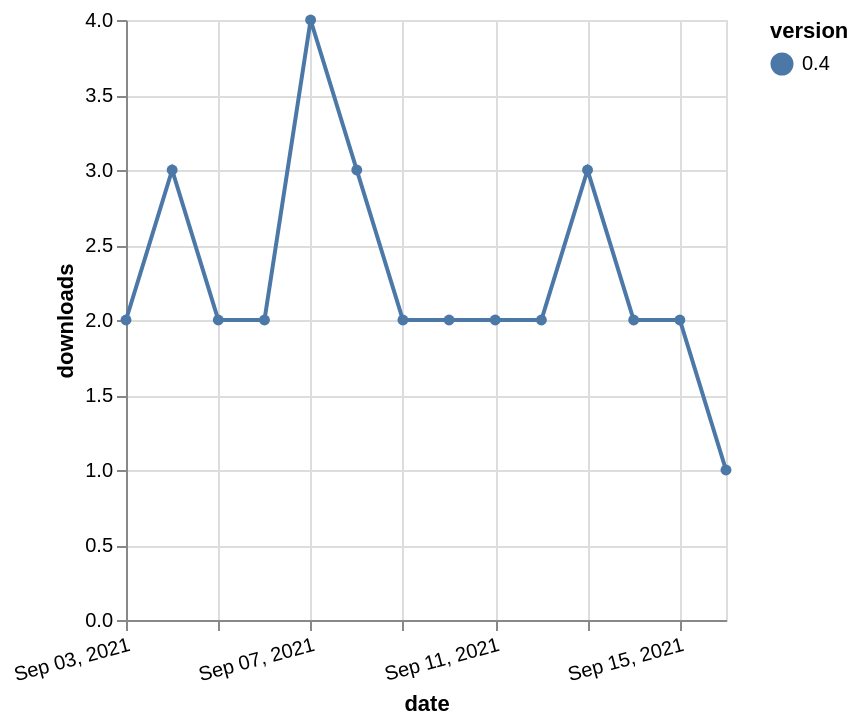

Vega-Lite specification stored for this chart:
### Vega-Lite specification from a JSON file in a GitHub repository (floating-point values rounded to 4 significant figures)
{"$schema": "https://vega.github.io/schema/vega-lite/v5.json", "description": "A simple bar chart with embedded data.", "data": {"values": [{"date": "2021-09-03", "total": 2265, "delta": 2, "version": "0.4"}, {"date": "2021-09-04", "total": 2268, "delta": 3, "version": "0.4"}, {"date": "2021-09-05", "total": 2270, "delta": 2, "version": "0.4"}, {"date": "2021-09-06", "total": 2272, "delta": 2, "version": "0.4"}, {"date": "2021-09-07", "total": 2276, "delta": 4, "version": "0.4"}, {"date": "2021-09-08", "total": 2279, "delta": 3, "version": "0.4"}, {"date": "2021-09-09", "total": 2281, "delta": 2, "version": "0.4"}, {"date": "2021-09-10", "total": 2283, "delta": 2, "version": "0.4"}, {"date": "2021-09-11", "total": 2285, "delta": 2, "version": "0.4"}, {"date": "2021-09-12", "total": 2287, "delta": 2, "version": "0.4"}, {"date": "2021-09-13", "total": 2290, "delta": 3, "version": "0.4"}, {"date": "2021-09-14", "total": 2292, "delta": 2, "version": "0.4"}, {"date": "2021-09-15", "total": 2294, "delta": 2, "version": "0.4"}, {"date": "2021-09-16", "total": 2295, "delta": 1, "version": "0.4"}]}, "width": "container", "mark": {"type": "line", "point": {"filled": true}}, "encoding": {"x": {"field": "date", "type": "temporal", "timeUnit": "yearmonthdate", "title": "date", "axis": {"labelAngle": -15}}, "y": {"field": "delta", "type": "quantitative", "title": "downloads"}, "color": {"field": "version", "type": "nominal"}, "tooltip": {"field": "delta"}}}
